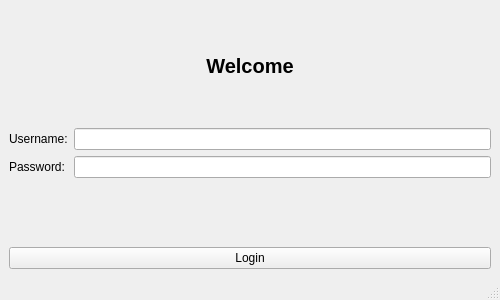
<?xml version="1.0" encoding="UTF-8"?>
<ui version="4.0">
 <class>Login</class>
 <widget class="QMainWindow" name="Login">
  <property name="geometry">
   <rect>
    <x>0</x>
    <y>0</y>
    <width>500</width>
    <height>300</height>
   </rect>
  </property>
  <property name="windowTitle">
   <string>Login</string>
  </property>
  <widget class="QWidget" name="centralwidget">
   <layout class="QVBoxLayout" name="verticalLayout">
    <item>
     <widget class="QLabel" name="labelTitle">
      <property name="text">
       <string>Welcome</string>
      </property>
      <property name="alignment">
       <set>Qt::AlignCenter</set>
      </property>
      <property name="styleSheet">
       <string notr="true">font-size: 20px; font-weight: bold;</string>
      </property>
     </widget>
    </item>
    <item>
     <layout class="QFormLayout" name="formLayout">
      <item row="0" column="0">
       <widget class="QLabel" name="labelUser">
        <property name="text">
         <string>Username:</string>
        </property>
       </widget>
      </item>
      <item row="0" column="1">
       <widget class="QLineEdit" name="lineEditUser"/>
      </item>
      <item row="1" column="0">
       <widget class="QLabel" name="labelPassword">
        <property name="text">
         <string>Password:</string>
        </property>
       </widget>
      </item>
      <item row="1" column="1">
       <widget class="QLineEdit" name="lineEditPassword">
        <property name="echoMode">
         <enum>QLineEdit::Password</enum>
        </property>
       </widget>
      </item>
     </layout>
    </item>
    <item>
     <widget class="QPushButton" name="pushButton">
      <property name="text">
       <string>Login</string>
      </property>
     </widget>
    </item>
   </layout>
  </widget>
  <widget class="QMenuBar" name="menubar">
   <property name="geometry">
    <rect>
     <x>0</x>
     <y>0</y>
     <width>500</width>
     <height>21</height>
    </rect>
   </property>
  </widget>
  <widget class="QStatusBar" name="statusbar"/>
 </widget>
 <resources/>
 <connections/>
</ui>
